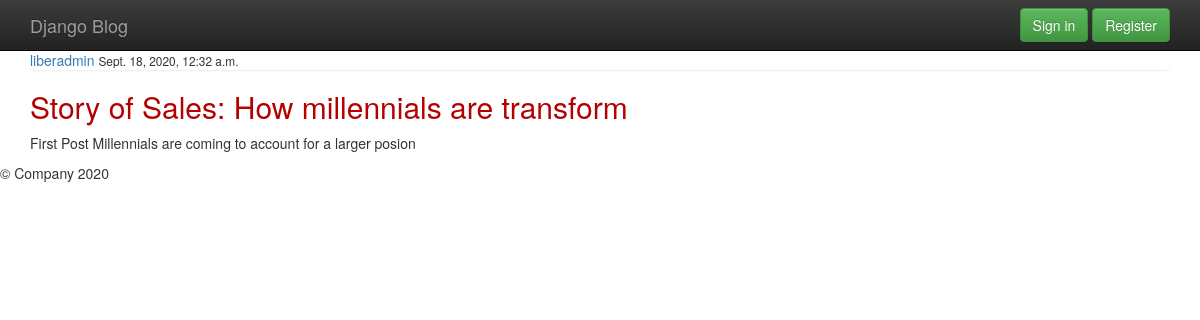
/post/1/, run on an earlier commit of the app's database.
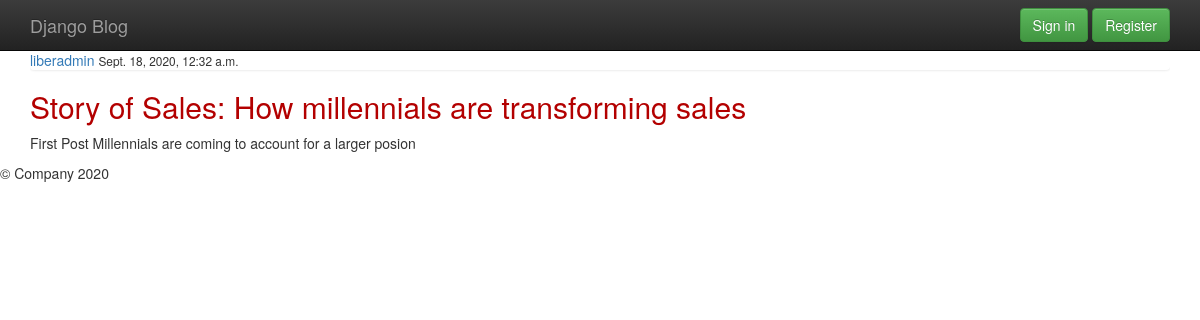
And on a later commit of the database.
### blog/models.py (models this page shows, shortened)
class Post(models.Model):
    title = models.CharField(max_length=100)
    content = models.TextField()
    date_posted = models.DateTimeField(default=timezone.now)
    author = models.ForeignKey(User, on_delete=models.CASCADE)

### blog/views.py (the view)
# urls.py: path('post/<int:pk>/', PostDetailView.as_view(), name='post-detail'),
class PostDetailView(DetailView):
    model = Post

### blog/templates/blog/post_detail.html (shortened to what this page needs)
{% extends 'blog/base.html' %}
{% block content %}
    <div class="container">
        <article>
            <div class="media-body">
                <div class="list-group">
                    <a href="#">{{ object.author }}</a>
                    <small>{{ object.date_posted }}</small>
                </div>
                <h2>{{ object.title }}</h2>
                <p>{{ object.content }}</p>
            </div>
        </article>
    </div>
{% endblock content %}

What changed in the data, as far as the page shows it:
changed Post "First Post Millennials are coming to account for a larger posion": title "Story of Sales: How millennials are transform" → "Story of Sales: How millennials are transforming sales"
